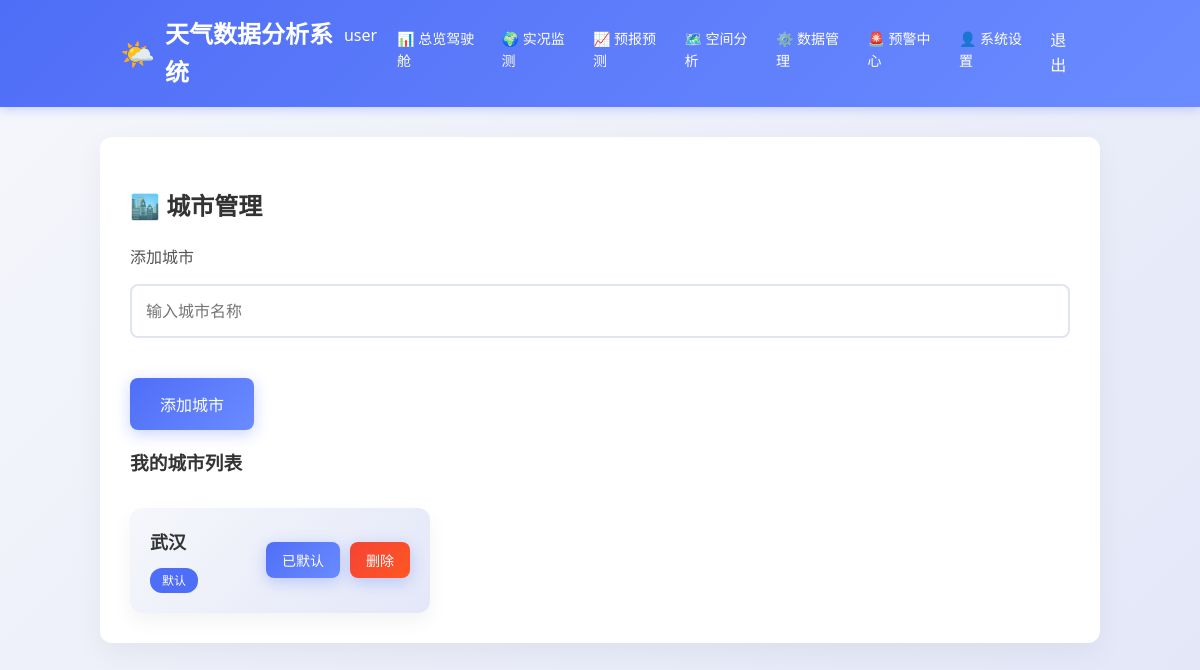
The page /cities (signed in) on the database its author committed.
### app/models.py (models this page shows)
class User(UserMixin, db.Model):
    id = db.Column(db.Integer, primary_key=True)
    username = db.Column(db.String(50), unique=True, nullable=False)
    password = db.Column(db.String(100), nullable=False)
    email = db.Column(db.String(100), unique=True, nullable=False)
    create_time = db.Column(db.DateTime, default=datetime.utcnow)
    role = db.Column(db.String(20), default='user')  # user或admin

class City(db.Model):
    id = db.Column(db.Integer, primary_key=True)
    user_id = db.Column(db.Integer, db.ForeignKey('user.id'), nullable=False, index=True)
    name = db.Column(db.String(100), nullable=False)
    is_default = db.Column(db.Boolean, default=False, index=True)
    created_at = db.Column(db.DateTime, default=datetime.utcnow)
    user = db.relationship('User', backref=db.backref('cities', lazy='dynamic'))

### app/app.py (the view, shortened to what this page needs)
@app.route("/cities", methods=["GET", "POST"])
@login_required
def cities():
    user_cities = City.query.filter_by(user_id=current_user.id).all()
    return render_template("cities.html", cities=user_cities, user=current_user)

### app/app.py (called while the page is built)
@login_manager.user_loader
def load_user(user_id):
    return User.query.get(int(user_id))

### app/templates/cities.html (shortened to what this page needs)
{% extends "base.html" %}
{% block content %}
<div class="card">
    <h2>🏙️ 城市管理</h2>
    <form method="post">
        <div class="form-group">
            <label for="city_name">添加城市</label>
            <input type="text" id="city_name" name="city_name" placeholder="输入城市名称" required>
        </div>
        <button type="submit" name="add_city">添加城市</button>
    </form>
    {% if cities %}
    <div class="cities-list">
        <h3>我的城市列表</h3>
        <div class="cities-grid">
            {% for city in cities %}
            <div class="city-card">
                <div class="city-info">
                    <h4>{{ city.name }}</h4>
                    {% if city.is_default %}
                    <span class="default-badge">默认</span>
                    {% endif %}
                </div>
                <div class="city-actions">
                    <form method="post" style="display: inline;">
                        <button type="submit" name="set_default" {% if city.is_default %}disabled{% endif %}>
                            {% if city.is_default %}已默认{% else %}设为默认{% endif %}
                        </button>
                    </form>
                    <form method="post" style="display: inline;">
                        <button type="submit" name="delete_city" class="delete-btn">删除</button>
                    </form>
                </div>
            </div>
            {% endfor %}
        </div>
    </div>
    {% else %}
    <p>您还没有添加任何城市，添加城市后可以快速查询天气。</p>
    {% endif %}
</div>
{% endblock %}

### app/templates/base.html (shortened to what this page needs)
<!DOCTYPE html>
<html lang="zh">
<head>
    <link rel="stylesheet" href="/static/css/style.css">
</head>
<body>
{% if user %}
<div class="nav">
    <div class="container">
        <h1>天气数据分析系统</h1>
        <div class="nav-links">
            <span>{{ user.username }}</span>
            <div class="dropdown">
                <a href="/" class="dropbtn">📊 总览驾驶舱</a>
            </div>
            <div class="dropdown">
                <a href="#" class="dropbtn">🌍 实况监测</a>
            </div>
            <div class="dropdown">
                <a href="#" class="dropbtn">📈 预报预测</a>
            </div>
            <div class="dropdown">
                <a href="#" class="dropbtn">🗺️ 空间分析</a>
            </div>
            <div class="dropdown">
                <a href="#" class="dropbtn">⚙️ 数据管理</a>
            </div>
            <div class="dropdown">
                <a href="#" class="dropbtn">🚨 预警中心</a>
            </div>
            <div class="dropdown">
                <a href="#" class="dropbtn">👤 系统设置</a>
            </div>
            <a href="/logout">退出</a>
        </div>
    </div>
</div>
{% endif %}
<div class="container">
    {% block content %}{% endblock %}
</div>
</body>
</html>

### app/static/css/style.css (style rules this page uses)
* { box-sizing: border-box; font-family: "Segoe UI", "PingFang SC", sans-serif; }
body { margin: 0; background: linear-gradient(135deg, #f5f7fb, #e3e7f8); color: #333; line-height: 1.6; }
a { text-decoration: none; color: #4f6ef7; transition: color 0.3s ease; }
.container { width: 90%; max-width: 1000px; margin: 0 auto; padding: 30px 0; }
.nav { background: linear-gradient(135deg, #4f6ef7, #6a8bff); color: white; padding: 15px 0; box-shadow: 0 2px 10px rgba(79, 110, 247, 0.3); }
.nav .container { display: flex; justify-content: space-between; align-items: center; padding: 0 20px; }
.nav h1 { font-size: 24px; margin: 0; font-weight: 600; display: flex; align-items: center; }
.nav h1::before { content: "🌤️"; margin-right: 10px; font-size: 28px; }
.nav-links { display: flex; gap: 20px; }
.nav a { color: white; margin-left: 0; font-weight: 500; position: relative; padding: 5px 0; }
.nav a::after { content: ''; position: absolute; bottom: 0; left: 0; width: 0; height: 2px; background: white; transition: width 0.3s ease; }
.card { background: white; border-radius: 12px; padding: 30px; margin-bottom: 25px; box-shadow: 0 10px 30px rgba(0,0,0,0.05); transition: transform 0.3s ease, box-shadow 0.3s ease; }
.form-group { margin-bottom: 20px; }
.form-group label { display: block; margin-bottom: 8px; font-weight: 500; color: #555; }
input { width: 100%; padding: 14px; margin-top: 5px; border-radius: 8px; border: 2px solid #e1e5f2; transition: border-color 0.3s ease, box-shadow 0.3s ease; font-size: 16px; }
button { margin-top: 20px; padding: 14px 30px; background: linear-gradient(135deg, #4f6ef7, #6a8bff); border: none; color: white; border-radius: 8px; cursor: pointer; font-size: 16px; font-weight: 500; transition: transform 0.3s ease, box-shadow 0.3s ease; box-shadow: 0 4px 15px rgba(79, 110, 247, 0.3); }
.cities-grid { display: grid; grid-template-columns: repeat(auto-fill, minmax(300px, 1fr)); gap: 20px; margin-top: 30px; }
.city-card { background: linear-gradient(135deg, #f5f7fb, #e3e7f8); border-radius: 12px; padding: 20px; box-shadow: 0 8px 20px rgba(0,0,0,0.05); transition: transform 0.3s ease, box-shadow 0.3s ease; display: flex; justify-content: space-between; align-items: center; }
.city-info h4 { margin: 0 0 10px; font-size: 18px; color: #333; }
.default-badge { background: #4f6ef7; color: white; padding: 4px 12px; border-radius: 12px; font-size: 12px; font-weight: 500; }
.city-actions { display: flex; gap: 10px; }
.city-actions button { margin-top: 0; padding: 8px 16px; font-size: 14px; }
.delete-btn { background: linear-gradient(135deg, #f44336, #ff5722) !important; }
.dropdown { position: relative; display: inline-block; }
.dropbtn { background: none; color: white; font-size: 14px; border: none; cursor: pointer; padding: 5px 0; font-weight: 500; position: relative; display: inline-block; text-decoration: none; }
.dropbtn::after { content: ''; position: absolute; bottom: 0; left: 0; width: 0; height: 2px; background: white; transition: width 0.3s ease; }

### rows shown on the page
User: username "user"
City: name "武汉", is_default "默认"
